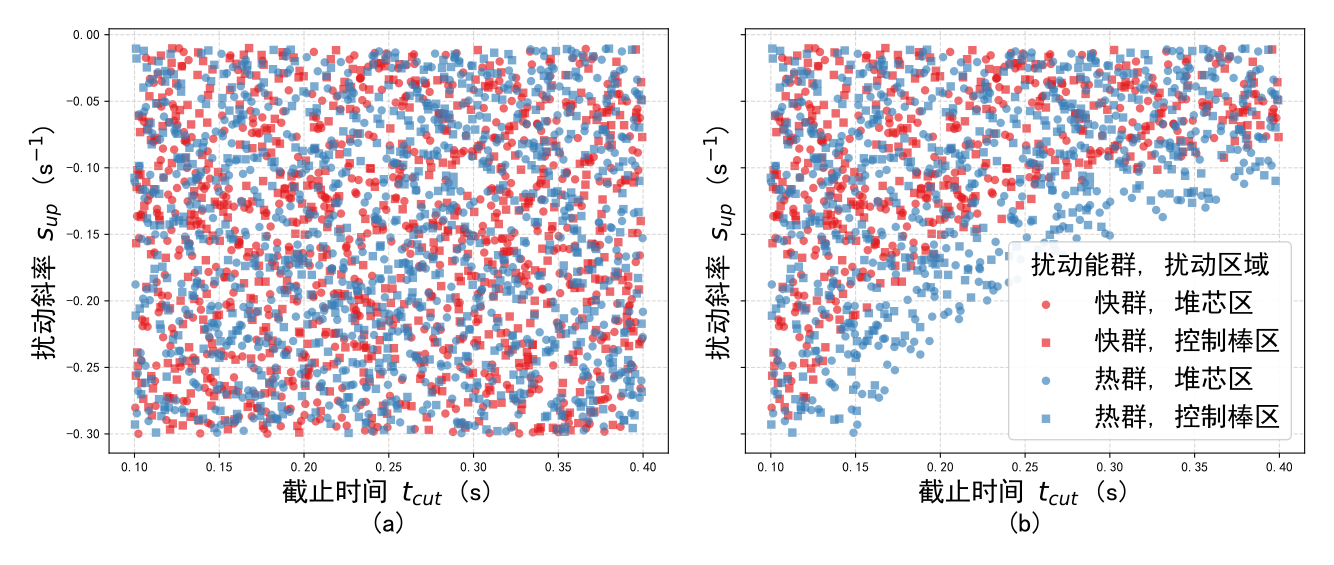

This chart was generated by the following Python code:
# 数据集参数筛选前后对比：扰动截止时间与斜率分布的散点图。
import pandas as pd
import matplotlib.pyplot as plt
import numpy as np

plt.rcParams['font.sans-serif'] = ['SimHei', 'Songti SC', 'Arial']
plt.rcParams['axes.unicode_minus'] = False
plt.rcParams['figure.dpi'] = 300

df_orig = pd.read_csv("./fig/dataset_parameters.csv")
df_clean = pd.read_csv("./fig/dataset_parameters_cleaned.csv")

fig, axes = plt.subplots(1, 2, figsize=(14, 6), sharex=True, sharey=True)

# Color by group_changing, marker by material_changing
colors = {1: '#E41A1C', 2: '#377EB8'}  # Set1 colors
markers = {1: 'o', 3: 's'}
labels_g = {1: '快群', 2: '热群'}
labels_m = {1: '堆芯区', 3: '控制棒区'}

def plot_scatter(ax, df, label_text):
    for gc in [1, 2]:
        for mc in [1, 3]:
            mask = (df['group_changing'] == gc) & (df['material_changing'] == mc)
            subset = df[mask]
            if len(subset) > 0:
                ax.scatter(subset['cut_time'], subset['slope_up'],
                           c=colors[gc], marker=markers[mc], alpha=0.65,
                           edgecolors='none', s=40,
                           label=f'{labels_g[gc]}, {labels_m[mc]}')
    ax.set_xlabel('截止时间 $t_{cut}$ (s)', fontsize=20)
    ax.set_ylabel('扰动斜率 $s_{up}$ (s$^{-1}$)', fontsize=20)
    ax.grid(True, linestyle='--', alpha=0.5)
    ax.text(0.5, -0.14, label_text, transform=ax.transAxes,
            fontsize=20, ha='center', va='top')

plot_scatter(axes[0], df_orig, '(a)')
plot_scatter(axes[1], df_clean, '(b)')

# 合并图例
handles, labels = axes[1].get_legend_handles_labels()
axes[1].legend(handles, labels, title='扰动能群, 扰动区域',
               loc='lower right', framealpha=0.9, fontsize=20, title_fontsize=20)

plt.tight_layout(pad=2.5)
plt.savefig('fig/fig4_parameter_screening.svg', bbox_inches='tight', pad_inches=0.3)
print("Saved: fig4_parameter_screening.svg")
